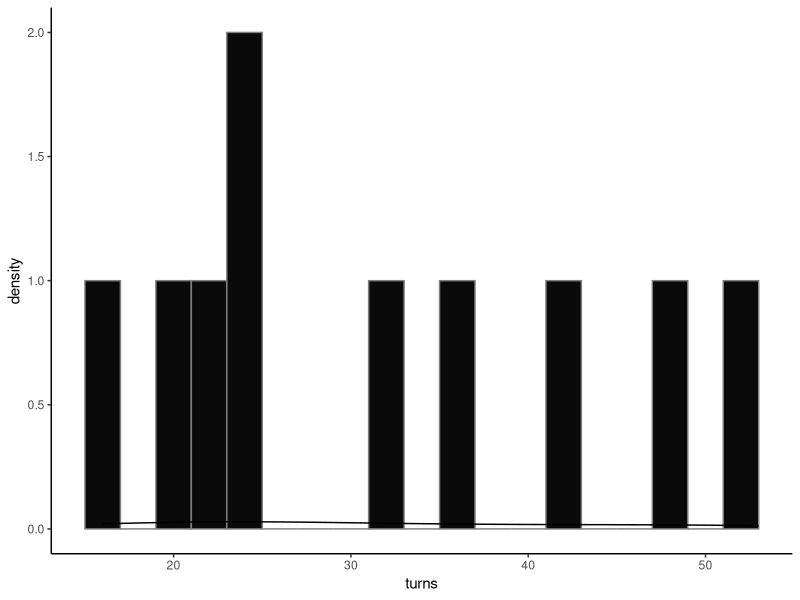

This figure's R source:
# This is just the barebones script to run the simulation.

library(tidyverse)


roll_dice <- function(spot = 0) { 
  spot + sample(1:6, 1) 
}

check_for_chute_or_ladder <- function(spot = 0) {
  case_when(
    
    # Ladder
    spot ==  1 ~  38,
    spot ==  4 ~  14,
    spot ==  9 ~  31,
    spot == 28 ~  84,
    spot == 51 ~  67,
    spot == 71 ~  91,
    spot == 80 ~ 100,
    
    # Chute
    spot == 16 ~   7,
    spot == 48 ~  26,
    spot == 49 ~  11,
    spot == 56 ~  53,
    spot == 62 ~  19,
    spot == 64 ~  60,
    spot == 87 ~  24,
    spot == 93 ~  73,
    spot == 98 ~  78,
    
    # No change
    TRUE ~ spot)
}

take_turn <- function(spot = 0) {
  spot %>%
    roll_dice() %>% 
    check_for_chute_or_ladder()
}

simulate_game <- function(game_num = 0) {
  n <- 1000
  turns <- tibble(turn_num = 1:n,
                  roll     = sample(1:6, n, replace = TRUE),
                  start    = NA,
                  land     = NA,
                  end      = NA,
                  chute_or_ladder = NA)
  
  i <- 1
  keep_playing <- TRUE
  while(keep_playing) {
    
    # Start at zero
    if (i == 1) {
      turns$start[[i]] <- 0
      
    # Otherwise, start where the last turn ended.
    } else {
      turns$start[[i]] <- turns$end[[i - 1]]
    }

    turns$land[[i]] <- turns$start[[i]] + turns$roll[[i]]
    turns$end[[i]] <- check_for_chute_or_ladder(turns$land[[i]])
    
    if (turns$land[[i]] > turns$end[[i]]) {
      turns$chute_or_ladder[[i]] <- "ladder"
    } else if (turns$land[[i]] < turns$end[[i]]) {
      turns$chute_or_ladder[[i]] <- "chute"
    } else {
      turns$chute_or_ladder[[i]] <- NA
    }
    
    if (turns$end[[i]] >= 100) {
      keep_playing <- FALSE
    } else {
      i <- i + 1
    }
  }
  
  turns %>%
    filter(turn_num <= i) %>%
    return()
  
}

games <- tibble(game_num = 1:10) %>%
  mutate(game = map(game_num, simulate_game)) %>%
  unnest() %>%
  print()

games_summary <- games %>%
  group_by(game_num) %>%
  summarize(turns = max(turn_num),
            n_chutes = sum(chute_or_ladder == "chute", na.rm = TRUE),
            n_ladder = sum(chute_or_ladder == "ladder", na.rm = TRUE)) %>%
  print()

summary(games_summary)

games %>%
  group_by(game_num) %>%
  filter(max(turn_num) == 7)

ggplot(games_summary, aes(turns)) + 
  geom_histogram(binwidth = 2, fill = "gray4", color = "gray50") + 
  geom_density() + 
  theme_classic()

